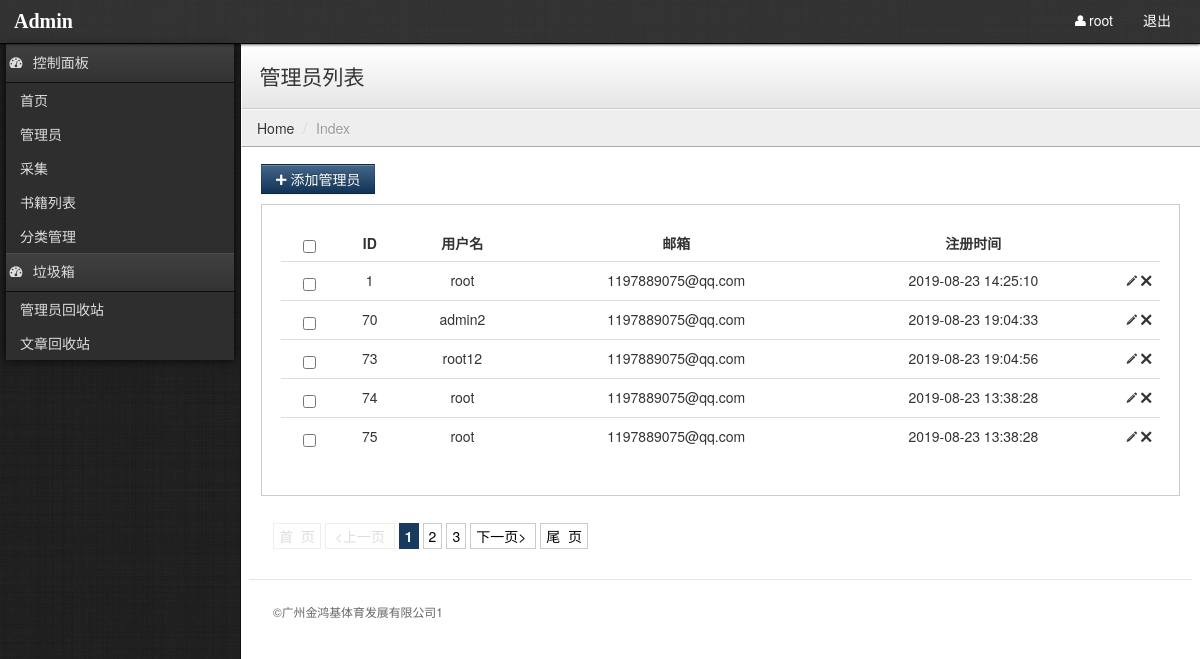
The page /admin/admin_list.php (signed in) on the database as committed earlier.
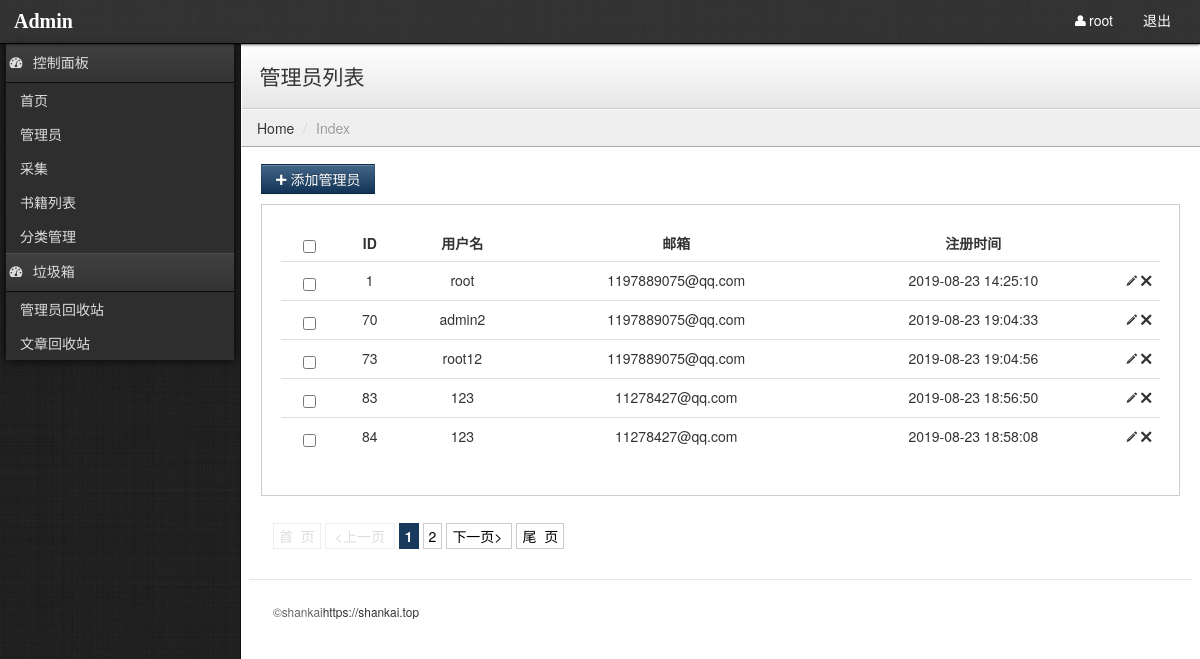
The same page on the database as committed later.
### tables this page shows
CREATE TABLE `pre_admin` (
  `id` int(11) unsigned NOT NULL AUTO_INCREMENT COMMENT '主键',
  `username` varchar(200) DEFAULT NULL COMMENT '用户名',
  `password` varchar(255) DEFAULT NULL COMMENT '密码',
  `salt` varchar(150) DEFAULT NULL COMMENT '密码盐',
  `avatar` varchar(255) DEFAULT NULL COMMENT '头像',
  `email` varchar(150) DEFAULT NULL COMMENT '邮箱',
  `register_time` int(11) DEFAULT NULL COMMENT '时间戳',
  `is_delete` tinyint(1) NOT NULL DEFAULT '0' COMMENT '是否已删除',
  PRIMARY KEY (`id`)
);

### includes/extends/class.db.php (called while the page is built, shortened)
<?php
class DB
{
    private $pre = "pre_";
    private $link = null;
    private $sql = null;
    public function __construct($hostname = "localhost",$username ='root',$password='',$dbname='')
    {
        $this->hostname = $hostname;
        $this->username = $username;
        $this->password = $password;
        $this->dbname = $dbname;
        $this->link = mysqli_connect($this->hostname,$this->username,$this->password) or die("连接数据库失败");
        mysqli_select_db($this->link,$this->dbname);
    }
    public function select($fields = "*")
    {
        $this->sql = "SELECT $fields ";
        return $this;
    }
    public function from($table,$as="")
    {
        $this->sql .= "FROM {$this->pre}$table ";
        return $this;
    }
    public function where($where = 1)
    {
        if(is_array($where))
        {
            $this->sql .= "WHERE ";
            foreach($where as $key=>$item)
            {
                $this->sql .= "$key = '$item' AND ";
            }
        }else {
            $this->sql .= "WHERE $where ";
        }
        $this->sql = trim($this->sql,"AND ");
        return $this;
    }
    public function limit($start=0,$limit=10)
    {
        $this->sql .= " LIMIT $start,$limit";
        return $this;
    }
    public function all()
    {
        $res = mysqli_query($this->link,$this->sql);
        while($row = mysqli_fetch_assoc($res))
        {
            $data[] = $row;
        }
        return $data;
    }
    public function find()
    {
        $res = mysqli_query($this->link,$this->sql);
        return mysqli_fetch_assoc($res);
    }
}
?>

### includes/init.php (called while the page is built, shortened)
<?php
include_once("extends/function.php");
function My_Autoload ($classname) {
    $classname = strtolower($classname);
}
$db = new DB("localhost","root","root","book");
$config_c = $db->select()->from("config")->all();
foreach ($config_c as $item){
    $config[$item['name']] = $item['content'];
}
?>

### includes/helpers.php (called while the page is built, shortened)
<?php
function checkLogin($location = false,$url='')
{
  global $db;
  $adminid = isset($_SESSION['adminid']) ? $_SESSION['adminid'] : 0;
  $username = isset($_SESSION['username']) ? $_SESSION['username'] : '';
  if(!$adminid || empty($username))
  {
    session_unset();
    show('登录有误，请重新登录','login.php');
  }else{
    $where = [
      "id"=>$adminid,
      "username"=>$username
    ];
    $admin = $db->select()->from("admin")->where($where)->find();
  }
}
?>

### admin/public/common.php (called while the page is built)
<?php
include_once("../includes/init.php");
checkLogin();
?>

### admin/admin_list.php (the view, shortened to what the changed rows need)
<?php
include_once("../includes/init.php");
include_once("public/common.php");
$page = $_GET['page']?? 1;
$count = $db->select("COUNT(id) AS c")->from("admin")->where(['is_delete'=>0])->find();
$limit = 5;
$size = 6;
$pageStr = page($page,$count['c'],$limit,$size,'yellow');
$start = ($page-1)*$limit;
$admindata = $db->select()->from("admin")->where(['is_delete'=>0])->limit($start,$limit)->all();
?>
<!DOCTYPE html>
<html lang="en">
  <head>
    <?php include_once('public/meta.php');?>
  </head>
  <body>
    <div class="content">
        <div class="header">
            <h1 class="page-title">管理员列表</h1>
        </div>
        <div class="container-fluid">
            <div class="row-fluid">
                <div class="well">
                    <table class="table">
                        <thead>
                        <tr>
                            <th><input type="checkbox" name="delete" id="delete" /></th>
                            <th>ID</th>
                            <th>用户名</th>
                            <th>邮箱</th>
                            <th>注册时间</th>
                            <th style="width: 26px;"></th>
                        </tr>
                        </thead>
                        <tbody>
                        <?php if (isset($admindata['code']) && $admindata['code']==0 ){?>
                            <tr>
                                <td colspan="20">暂无数据</td>
                            </tr>
                        <?php }else{?>
                            <?php foreach($admindata as $item){?>
                                <tr>
                                    <td><input type="checkbox" class="items" name="bookid[]" value="<?php echo $item['id'];?>" /></td>
                                    <td><?php echo $item['id'];?></td>
                                    <td><?php echo $item['username'];?></td>
                                    <td><?php echo $item['email'];?></td>
                                    <td><?php echo date("Y-m-d H:i:s",$item['register_time']);?></td>
                                    <td>
                                        <a href="admin.php?id=<?php echo $item['id'];?>"><i class="icon-pencil"></i></a>
                                        <a href="admin_list.php?id=<?php echo $item['id'];?>"><i class="icon-remove"></i></a>
                                    </td>
                                </tr>
                            <?php }?>
                        <?php }?>
                        </tbody>
                    </table>
                </div>
                <div class="pull-left">
                    <?php echo $pageStr?>
                </div>
<?php include_once('public/footer.php');?>

### includes/extends/function.php (shortened to what the changed rows need)
<?php
function get_url(){
    $str = $_SERVER['PHP_SELF'].'?';
    return $str;
}
function page($current,$count,$limit,$size,$class='sabrosus'){
    $str='';
    if($count>$limit){
        $pages = ceil($count/$limit);
        $url = get_url();
        $str.='<div class="'.$class.'">';
        if($current==1){
            $str.='<span class="disabled">首&nbsp;&nbsp;页</span>';
            $str.='<span class="disabled">  &lt;上一页 </span>';
        }else{
            $str.='<a href="'.$url.'page=1">首&nbsp;&nbsp;页 </a>';
            $str.='<a href="'.$url.'page='.($current-1).'">  &lt;上一页 </a>';
        }
        if($current<=floor($size/2)){
            $star=1;
            $end=$pages >$size ? $size : $pages;
        }else if($current>=$pages - floor($size/2)){
            $star=$pages-$size+1<=0?1:$pages-$size+1;
            $end=$pages;
        }else{
            $d=floor($size/2);
            $star=$current-$d;
            $end=$current+$d;
        }
        for($i=$star;$i<=$end;$i++){
            if($i==$current){
                $str.='<span class="current">'.$i.'</span>';
            }else{
                $str.='<a href="'.$url.'page='.$i.'">'.$i.'</a>';
            }
        }
        if($pages==$current){
            $str .='<span class="disabled">  下一页&gt; </span>';
            $str.='<span class="disabled">尾&nbsp;&nbsp;页  </span>';
        }else{
            $str.='<a href="'.$url.'page='.($current+1).'">下一页&gt; </a>';
            $str.='<a href="'.$url.'page='.$pages.'">尾&nbsp;&nbsp;页 </a>';
        }
        $str.='</div>';
    }
    return $str;
}

### admin/public/footer.php (shortened to what the changed rows need)
<footer>
    <hr>
    <p>&copy;<?php echo $config['company']?><a href="https://shankai.top" target="_blank"><?php echo $config['author']?></a></p>
</footer>
        </div>
    </div>
</div>
</body>
</html>

Rows that differ between the two databases and show on the page:
removed pre_admin: id "74", username "root", email "1197889075@qq.com", register_time "2019-08-23 13:38:28"
removed pre_admin: id "75", username "root", email "1197889075@qq.com", register_time "2019-08-23 13:38:28"
now on this page (row unchanged): pre_admin: id "83", username "123", email "11278427@qq.com", register_time "2019-08-23 18:56:50"
now on this page (row unchanged): pre_admin: id "84", username "123", email "11278427@qq.com", register_time "2019-08-23 18:58:08"
Other text that changed with them:
$config['company']: "广州金鸿基体育发展有限公司1" → "shankai"
$config['author']: (not shown) → "https://shankai.top"
list line gone: "3"
